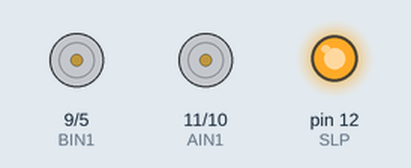
Simulated run of this sketch. Board: Arduino Uno, built with avr-gcc and run on an emulated ATmega328P. Parts: motor-driver pin pairs drawn as motors (green arrow = first pin HIGH = forward, orange = second pin HIGH = backward, longer = more drive), output pins drawn as LEDs (lit = HIGH).

Above: at 0.5 s.
At 1.5 s:
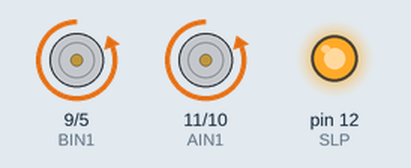
At 2.5 s:
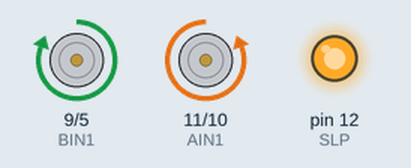
At 4.5 s:
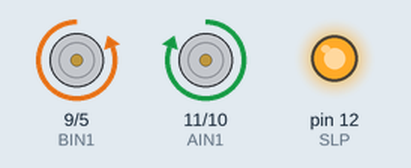
Timing chart, 0 to 6.5 s (numbered marks = the images above):
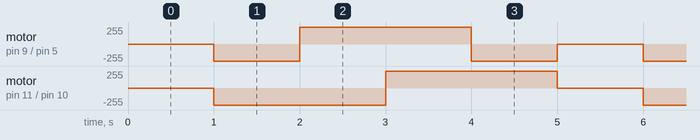

The sketch:

hbridge_base.ino
```cpp
#define REVERSE_LEFT_MOTOR false
#define REVERSE_RIGHT_MOTOR false
#define AIN1 11
#define AIN2 10
#define SLP 12
#define BIN1 9
#define BIN2 5

void setup() {
  // set up h-bridge
  pinMode(AIN1, OUTPUT);
  pinMode(AIN2, OUTPUT);
  digitalWrite(AIN1, LOW);
  digitalWrite(AIN2, LOW);
  pinMode(BIN1, OUTPUT);
  pinMode(BIN2, OUTPUT);
  digitalWrite(BIN1, LOW);
  digitalWrite(BIN2, LOW);
  pinMode(SLP, OUTPUT);
  digitalWrite(SLP, HIGH);

  // initialize serial
  Serial.begin(9600);
}

void loop() {
  setSpeeds(0, 0);
  delay(1000);
  setSpeeds(255, 255);
  delay(1000);
  setSpeeds(-255, 255);
  delay(1000);
  setSpeeds(-255, -255);
  delay(1000);
  setSpeeds(255, -255);
  delay(1000);
}

void setSpeeds(float leftSpeed, float rightSpeed){
  setHBridge(AIN1, AIN2, abs(rightSpeed), (rightSpeed < 0) != REVERSE_RIGHT_MOTOR /*drive pin 2 if the speed is negative xor it should be reversed*/);
  setHBridge(BIN1, BIN2, abs(leftSpeed), (leftSpeed < 0) != REVERSE_LEFT_MOTOR /*drive pin 2 if the speed is negative xor it should be reversed*/);
}

void setHBridge(int in1, int in2, int speed, bool drivePin1){
  // pwm the high pin
  if(drivePin1){
    digitalWrite(in2, LOW);
    analogWrite(in1, speed);
  } else {
    digitalWrite(in1, LOW);
    analogWrite(in2, speed);
  }
}
```

Measured:
- by itself, motor on pin 11 (AIN1) / pin 10 (AIN2): repeats every 5.0 s: forward 255/255 2.0 s, stopped 1.0 s, backward 255/255 2.0 s
- by itself, motor on pin 9 (BIN1) / pin 5 (BIN2): repeats every 5.0 s: forward 255/255 2.0 s, backward 255/255 1.0 s, stopped 1.0 s, backward 255/255 1.0 s
